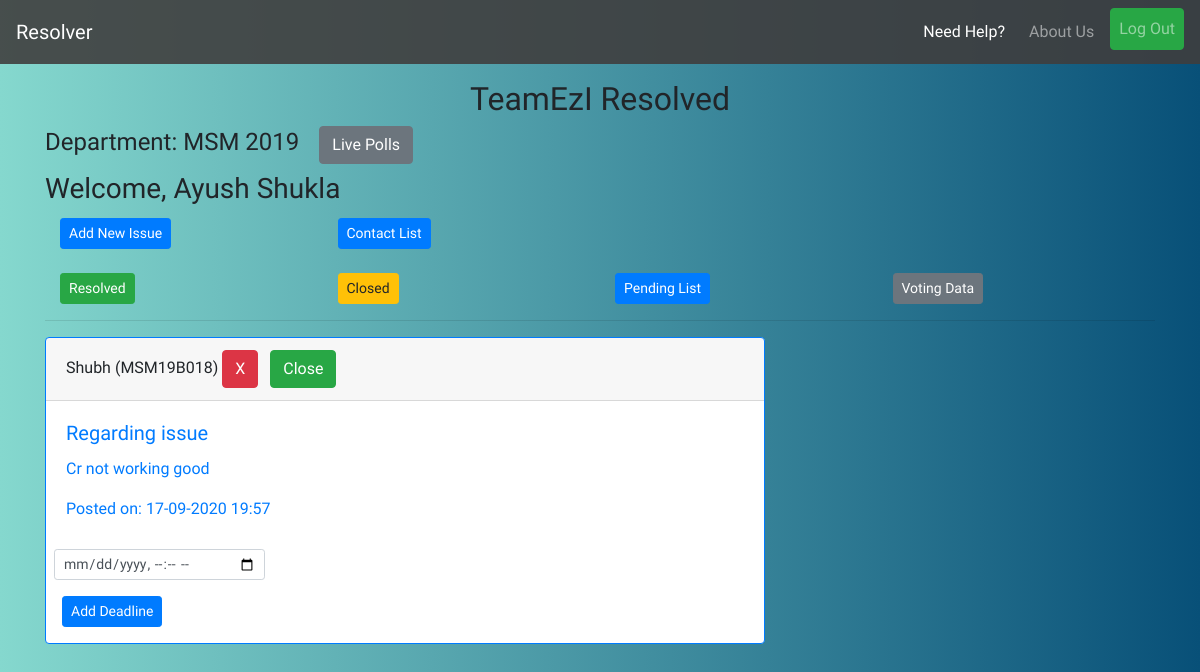
The page / (signed in) on the database as committed earlier.
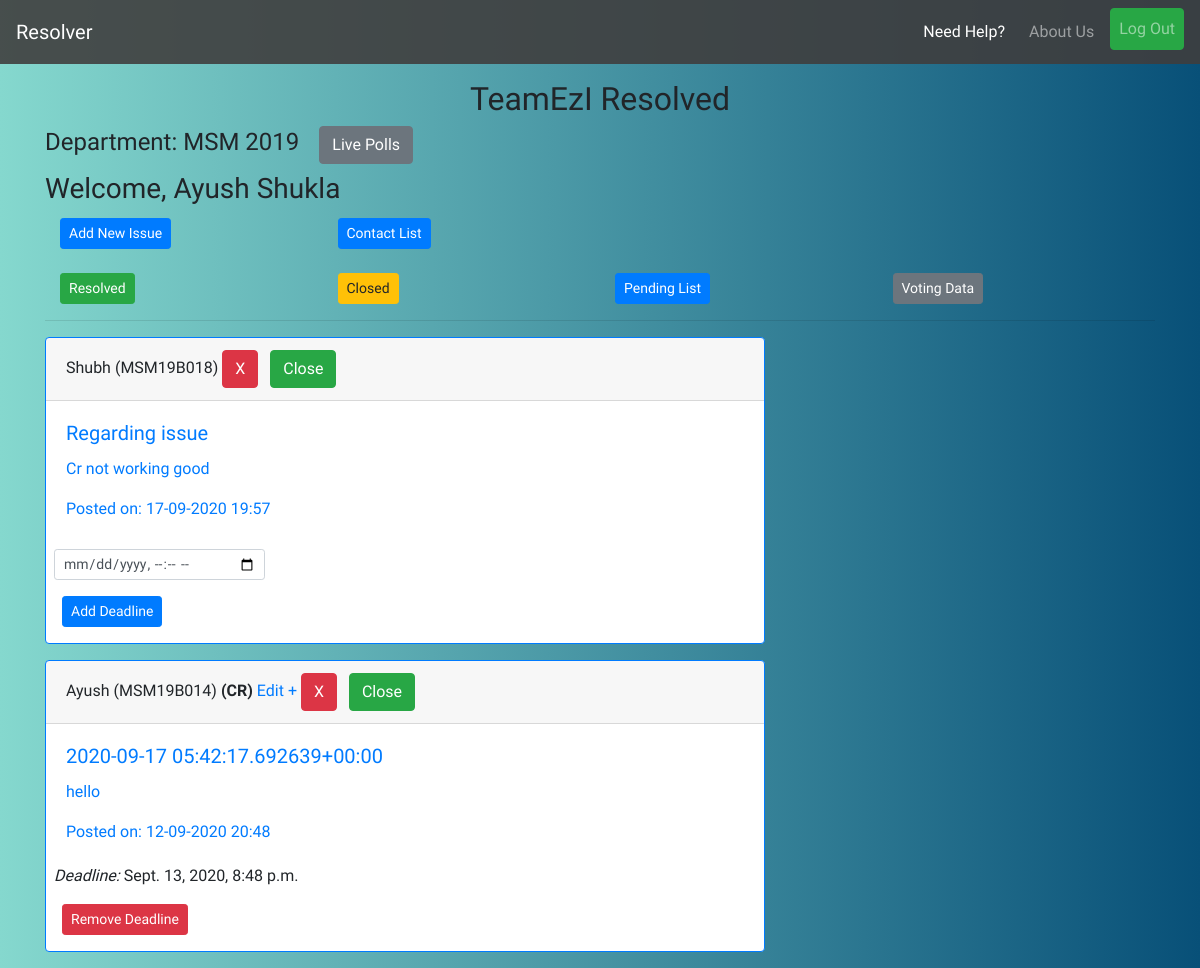
The same page on the database as committed later.
### profiles/models.py (models this page shows, shortened)
class User(AbstractUser):
    pass

class UserInfo(models.Model):
    user = models.OneToOneField(User,on_delete=models.CASCADE,related_name='info')
    is_cr = models.BooleanField(default=False)
    department = models.CharField(max_length=20)
    join_year = models.CharField(max_length=4)
    institute = models.ForeignKey(Institute,on_delete=models.CASCADE,related_name='allusers')
    registered_on = models.DateTimeField(auto_now_add=True)
    total_upvotes = models.IntegerField(default=0)
    total_downvotes = models.IntegerField(default=0)
    total_novotes = models.IntegerField(default=0)
    class Meta:
        ordering = ['-total_upvotes','-total_downvotes','-total_novotes']

### reporter/models.py (models this page shows, shortened)
class Report(models.Model):
    user = models.ForeignKey(UserInfo,on_delete=models.CASCADE,blank=True)
    title = models.CharField('Subject',max_length=56)
    content = models.TextField('Issue')
    department = models.CharField(max_length=20,blank=True)
    year = models.CharField(max_length=4,blank=True)
    timestamp = models.DateTimeField(auto_now_add=True)
    updated = models.DateTimeField(auto_now=True)
    active = models.BooleanField(default=True)
    resolved = models.BooleanField(default=False)
    cr_line = models.CharField(max_length=256,null=True,blank=True)
    upvotes = models.IntegerField(default=0)
    downvotes = models.IntegerField(default=0)
    deadline = models.DateTimeField(null=True)
    class Meta:
        ordering = ['-timestamp']

### reporter/views.py (the view)
# urls.py: path('',views.index_view,name='index'),
def index_view(request):
    qs = []
    form = DeadlineForm()
    if request.user.is_authenticated:
        qs = Report.objects.filter(active=True,department=request.user.info.department,year=request.user.info.join_year,resolved=False)
    return render(request,'reporter/index.html',{'issue_list':qs,'form':form})

### reporter/forms.py
class DeadlineForm(forms.ModelForm):
    class Meta:
        model = Report
        fields = ['deadline']
        widgets = {
            'deadline': forms.DateTimeInput(attrs={'type':'datetime-local','class': 'form-control-sm'})
        }
        labels = {
            'deadline': ''
        }

### reporter/templates/reporter/index.html (shortened to what this page needs)
{% extends 'base.html' %}
{% load static %}
{% load crispy_forms_tags %}
{% block content %}
<div>
    {% if request.user.is_authenticated %}
    <h2 class="mt-3 text-center">TeamEzI Resolved</h2>
    {% endif %}
    {% if request.user.is_authenticated %}
    <h4 class="inline-block">Department: {{request.user.info.department|upper}} {{request.user.info.join_year}}</h4>
    <a class="btn btn-secondary ml-3 " href="{% url 'polling:list' %}">Live Polls</a>
    <h3 class="mt-2">Welcome, {{request.user.first_name}} {{request.user.last_name}}</h3>
    <div class="container">
        <div class="row mb-3">
            <div class="col-sm-6 col-lg-3 mt-1">
                <a class="btn btn-primary btn-sm" href="{% url 'reporter:issue-form' %}">Add New Issue</a>
            </div>
            <div class="col-sm-6 col-lg-6 mt-1">
                <a class="btn btn-primary btn-sm" href="{% url 'reporter:contact-list' %}">Contact List</a>
            </div>
        </div>
        <div class="row">
            <div class="col-sm-6 col-lg-3 mt-2">
                <a class="btn btn-success btn-sm" href="{% url 'reporter:resolved' %}">Resolved</a>
            </div>
            {% if request.user.info.is_cr %}
            <div class="col-sm-6 col-lg-3 mt-2">
                <a class="btn btn-warning btn-sm" href="{% url 'reporter:close-stage' %}">Closed</a>
            </div>
            <div class="col-sm-6 col-lg-3 mt-2">
                <a class=" btn btn-primary btn-sm" href="{% url 'reporter:contact-pending' %}">Pending List</a>
            </div>
            <div class="col-sm-6 col-lg-3 mt-2">
                <a class="btn btn-secondary btn-sm" href="{% url 'reporter:voted-list' %}">Voting Data</a>
            </div>
            {% endif %}
        </div>
    </div>
    <hr>
    {% for issue in issue_list %}
    <div class="card border-primary mb-3" style="max-width: 45rem;">
        <div class="card-header">{{issue.user.user.first_name}} ({{issue.user.user.username|upper}}) {% if issue.user.is_cr %}<strong>(CR)</strong>{% endif %}{% if request.user == issue.user.user %} <a href="{% url 'reporter:edit' issue.id %}">Edit +</a>{% endif %} {% if request.user.info.is_cr or request.user == issue.user.user %}<button type="button" class="btn btn-danger" data-toggle="modal" data-target="#deleteModal">X</button>{% endif %}{% if request.user.info.is_cr %} <a class="btn btn-success ml-2" href="{% url 'reporter:close-issue' issue.id %}">Close</a> {% endif %}</div>
        <div class="card-body text-primary">
            <h5 class="card-title">{{issue.title}}</h5>
            <p class="card-text" >{{issue.content}}</p>
          <p class="card-text">Posted on: {{issue.timestamp|date:'d-m-Y H:i'}}</p>
        </div>
        {% if issue.deadline %}
            <p class="deadline-date ml-2"><em>Deadline: </em>{{issue.deadline}}</p>
            {% if request.user.info.is_cr %}
            <p class="ml-3"><a class="btn btn-danger btn-sm" href="{% url 'reporter:remove-deadline' issue.id %}">Remove Deadline</a></p>
            {% endif %}
        {% else %}
            {% if request.user.info.is_cr %}
                <div class="row">
                    <div class="col-lg-4 col-md-6 col-sm-8  ">
                        <div class=" ml-2 mt-2 pb-3 deadline">
                            <form action="{% url 'reporter:add-deadline' %}" method="post">
                                {{form|crispy}}
                                <input class="ml-2 btn btn-primary btn-sm" type="submit" value="Add Deadline">
                            </form>
                        </div>
                    </div>
                </div>
            {% endif %}
        {% endif %}
    </div>
    {% empty %}
    <p class="lead">Woohoo, No Active Issues!</p>
    {% endfor %}
    {% endif %}
</div>
{% endblock %}

### templates/base.html (shortened to what this page needs)
{% load static %}
<!doctype html>
<html lang="en">
  <head>
     <link rel="stylesheet" href="https://stackpath.bootstrapcdn.com/bootstrap/4.5.2/css/bootstrap.min.css">
     <link rel="stylesheet" href="{% static 'css/style.css' %}">
  </head>
  <body>
    <section>
      <nav style="background-color:rgba(63, 61, 61, 0.89) ;" class="navbar navbar-expand-lg navbar-dark">
        <a class="navbar-brand" href="{% url 'reporter:index' %}">Resolver</a>
        <div class="collapse navbar-collapse" id="navbarSupportedContent">
          <ul class="navbar-nav ml-auto">
            <li class="nav-item active">
              <a class="nav-link my-1 mr-2 text-center" href="{% url 'reporter:documentation' %}">Need Help?</a>
            </li>
            <li class="nav-item">
              <a class="nav-link my-1 mr-2 text-center" href="{% url 'reporter:about' %}">About Us<span class="sr-only">(current)</span></a>
            </li>
            {% if request.user.is_authenticated %}
            <li class="nav-item">
              <a class="nav-link btn btn-success" href="{% url 'account_logout' %}">Log Out</a>
            </li>
            {% endif %}
          </ul>
        </div>
      </nav>
    </section>
    <div class="container">
      {% block content %} {% endblock %}
    </div>
  </body>
</html>

### static/css/style.css (style rules this page uses)
body { background: #085078; background: -webkit-linear-gradient(to right, #85D8CE, #085078); background: linear-gradient(to right, #85D8CE, #085078); font-family: 'Courier Prime', sans-serif; }
.inline-block { display: inline-block; }

Rows that differ between the two databases and show on the page:
now on this page (row edited): Report: user.user.first_name "Ayush", user.user.username "MSM19B014", shows "(CR)", shows "Edit +", title "2020-09-17 05:42:17.692639+00:00", content "hello", timestamp "12-09-2020 20:48", deadline "Sept. 13, 2020, 8:48 p.m.", shows "Remove Deadline"
